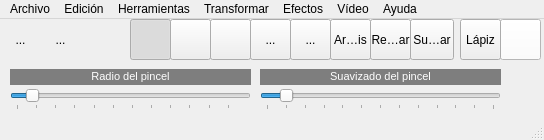
<?xml version="1.0" encoding="UTF-8"?>
<ui version="4.0">
 <class>MainWindow</class>
 <widget class="QMainWindow" name="MainWindow">
  <property name="geometry">
   <rect>
    <x>0</x>
    <y>0</y>
    <width>544</width>
    <height>140</height>
   </rect>
  </property>
  <property name="minimumSize">
   <size>
    <width>544</width>
    <height>140</height>
   </size>
  </property>
  <property name="maximumSize">
   <size>
    <width>544</width>
    <height>140</height>
   </size>
  </property>
  <property name="windowTitle">
   <string>QFotoPaint4</string>
  </property>
  <property name="windowIcon">
   <iconset resource="recursos.qrc">
    <normaloff>:/new/prefix1/imagenes/logo.gif</normaloff>:/new/prefix1/imagenes/logo.gif</iconset>
  </property>
  <widget class="QWidget" name="centralWidget">
   <widget class="QToolButton" name="toolButton">
    <property name="geometry">
     <rect>
      <x>40</x>
      <y>0</y>
      <width>41</width>
      <height>41</height>
     </rect>
    </property>
    <property name="text">
     <string>...</string>
    </property>
    <property name="icon">
     <iconset resource="recursos.qrc">
      <normaloff>:/new/prefix1/imagenes/abrir.png</normaloff>:/new/prefix1/imagenes/abrir.png</iconset>
    </property>
    <property name="iconSize">
     <size>
      <width>32</width>
      <height>32</height>
     </size>
    </property>
    <property name="autoRaise">
     <bool>true</bool>
    </property>
   </widget>
   <widget class="QToolButton" name="toolButton_2">
    <property name="geometry">
     <rect>
      <x>0</x>
      <y>0</y>
      <width>41</width>
      <height>41</height>
     </rect>
    </property>
    <property name="text">
     <string>...</string>
    </property>
    <property name="icon">
     <iconset resource="recursos.qrc">
      <normaloff>:/new/prefix1/imagenes/nuevo.png</normaloff>:/new/prefix1/imagenes/nuevo.png</iconset>
    </property>
    <property name="iconSize">
     <size>
      <width>32</width>
      <height>32</height>
     </size>
    </property>
    <property name="autoRaise">
     <bool>true</bool>
    </property>
   </widget>
   <widget class="QLabel" name="label">
    <property name="geometry">
     <rect>
      <x>10</x>
      <y>50</y>
      <width>241</width>
      <height>16</height>
     </rect>
    </property>
    <property name="styleSheet">
     <string notr="true">background-color: rgb(126, 126, 126);</string>
    </property>
    <property name="text">
     <string>&lt;!DOCTYPE HTML PUBLIC &quot;-//W3C//DTD HTML 4.0//EN&quot; &quot;http://www.w3.org/TR/REC-html40/strict.dtd&quot;&gt;
&lt;html&gt;&lt;head&gt;&lt;meta name=&quot;qrichtext&quot; content=&quot;1&quot; /&gt;&lt;style type=&quot;text/css&quot;&gt;
p, li { white-space: pre-wrap; }
&lt;/style&gt;&lt;/head&gt;&lt;body style=&quot; font-family:'MS Shell Dlg 2'; font-size:8.25pt; font-weight:400; font-style:normal;&quot;&gt;
&lt;p style=&quot; margin-top:0px; margin-bottom:0px; margin-left:0px; margin-right:0px; -qt-block-indent:0; text-indent:0px;&quot;&gt;&lt;span style=&quot; font-size:8pt; color:#ffffff;&quot;&gt;Radio del pincel&lt;/span&gt;&lt;/p&gt;&lt;/body&gt;&lt;/html&gt;</string>
    </property>
    <property name="alignment">
     <set>Qt::AlignCenter</set>
    </property>
    <property name="wordWrap">
     <bool>false</bool>
    </property>
   </widget>
   <widget class="QSlider" name="horizontalSlider">
    <property name="geometry">
     <rect>
      <x>10</x>
      <y>70</y>
      <width>241</width>
      <height>21</height>
     </rect>
    </property>
    <property name="minimum">
     <number>2</number>
    </property>
    <property name="maximum">
     <number>120</number>
    </property>
    <property name="value">
     <number>10</number>
    </property>
    <property name="orientation">
     <enum>Qt::Horizontal</enum>
    </property>
    <property name="tickPosition">
     <enum>QSlider::TicksBelow</enum>
    </property>
    <property name="tickInterval">
     <number>10</number>
    </property>
   </widget>
   <widget class="QLabel" name="label_2">
    <property name="geometry">
     <rect>
      <x>260</x>
      <y>50</y>
      <width>241</width>
      <height>16</height>
     </rect>
    </property>
    <property name="styleSheet">
     <string notr="true">background-color: rgb(126, 126, 126);</string>
    </property>
    <property name="text">
     <string>&lt;!DOCTYPE HTML PUBLIC &quot;-//W3C//DTD HTML 4.0//EN&quot; &quot;http://www.w3.org/TR/REC-html40/strict.dtd&quot;&gt;
&lt;html&gt;&lt;head&gt;&lt;meta name=&quot;qrichtext&quot; content=&quot;1&quot; /&gt;&lt;style type=&quot;text/css&quot;&gt;
p, li { white-space: pre-wrap; }
&lt;/style&gt;&lt;/head&gt;&lt;body style=&quot; font-family:'MS Shell Dlg 2'; font-size:8.25pt; font-weight:400; font-style:normal;&quot;&gt;
&lt;p style=&quot; margin-top:0px; margin-bottom:0px; margin-left:0px; margin-right:0px; -qt-block-indent:0; text-indent:0px;&quot;&gt;&lt;span style=&quot; font-size:8pt; color:#ffffff;&quot;&gt;Suavizado del pincel&lt;/span&gt;&lt;/p&gt;&lt;/body&gt;&lt;/html&gt;</string>
    </property>
    <property name="alignment">
     <set>Qt::AlignCenter</set>
    </property>
    <property name="wordWrap">
     <bool>false</bool>
    </property>
   </widget>
   <widget class="QSlider" name="horizontalSlider_2">
    <property name="geometry">
     <rect>
      <x>260</x>
      <y>70</y>
      <width>241</width>
      <height>21</height>
     </rect>
    </property>
    <property name="maximum">
     <number>120</number>
    </property>
    <property name="value">
     <number>10</number>
    </property>
    <property name="orientation">
     <enum>Qt::Horizontal</enum>
    </property>
    <property name="tickPosition">
     <enum>QSlider::TicksBelow</enum>
    </property>
    <property name="tickInterval">
     <number>10</number>
    </property>
   </widget>
   <widget class="QToolButton" name="toolButton_3">
    <property name="geometry">
     <rect>
      <x>80</x>
      <y>0</y>
      <width>41</width>
      <height>41</height>
     </rect>
    </property>
    <property name="text">
     <string/>
    </property>
    <property name="icon">
     <iconset resource="recursos.qrc">
      <normaloff>:/new/prefix1/imagenes/guardar.png</normaloff>:/new/prefix1/imagenes/guardar.png</iconset>
    </property>
    <property name="iconSize">
     <size>
      <width>32</width>
      <height>32</height>
     </size>
    </property>
    <property name="autoRaise">
     <bool>true</bool>
    </property>
   </widget>
   <widget class="QToolButton" name="toolButton_4">
    <property name="geometry">
     <rect>
      <x>130</x>
      <y>0</y>
      <width>41</width>
      <height>41</height>
     </rect>
    </property>
    <property name="text">
     <string/>
    </property>
    <property name="icon">
     <iconset resource="recursos.qrc">
      <normaloff>:/new/prefix1/imagenes/punto.png</normaloff>:/new/prefix1/imagenes/punto.png</iconset>
    </property>
    <property name="iconSize">
     <size>
      <width>32</width>
      <height>32</height>
     </size>
    </property>
    <property name="checkable">
     <bool>true</bool>
    </property>
    <property name="checked">
     <bool>true</bool>
    </property>
    <property name="autoExclusive">
     <bool>true</bool>
    </property>
   </widget>
   <widget class="QToolButton" name="toolButton_5">
    <property name="geometry">
     <rect>
      <x>170</x>
      <y>0</y>
      <width>41</width>
      <height>41</height>
     </rect>
    </property>
    <property name="text">
     <string/>
    </property>
    <property name="icon">
     <iconset resource="recursos.qrc">
      <normaloff>:/new/prefix1/imagenes/linea.png</normaloff>:/new/prefix1/imagenes/linea.png</iconset>
    </property>
    <property name="iconSize">
     <size>
      <width>32</width>
      <height>32</height>
     </size>
    </property>
    <property name="checkable">
     <bool>true</bool>
    </property>
    <property name="autoExclusive">
     <bool>true</bool>
    </property>
   </widget>
   <widget class="QToolButton" name="toolButton_6">
    <property name="geometry">
     <rect>
      <x>210</x>
      <y>0</y>
      <width>41</width>
      <height>41</height>
     </rect>
    </property>
    <property name="text">
     <string/>
    </property>
    <property name="icon">
     <iconset resource="recursos.qrc">
      <normaloff>:/new/prefix1/imagenes/seleccionar.png</normaloff>:/new/prefix1/imagenes/seleccionar.png</iconset>
    </property>
    <property name="iconSize">
     <size>
      <width>32</width>
      <height>32</height>
     </size>
    </property>
    <property name="checkable">
     <bool>true</bool>
    </property>
    <property name="autoExclusive">
     <bool>true</bool>
    </property>
   </widget>
   <widget class="QPushButton" name="pushButton">
    <property name="geometry">
     <rect>
      <x>500</x>
      <y>0</y>
      <width>41</width>
      <height>41</height>
     </rect>
    </property>
    <property name="styleSheet">
     <string notr="true">background-color: rgb(255, 255, 255);</string>
    </property>
    <property name="text">
     <string/>
    </property>
   </widget>
   <widget class="QToolButton" name="toolButton_7">
    <property name="geometry">
     <rect>
      <x>250</x>
      <y>0</y>
      <width>41</width>
      <height>41</height>
     </rect>
    </property>
    <property name="text">
     <string>...</string>
    </property>
    <property name="icon">
     <iconset resource="recursos.qrc">
      <normaloff>:/new/prefix1/imagenes/rectangulo.png</normaloff>:/new/prefix1/imagenes/rectangulo.png</iconset>
    </property>
    <property name="checkable">
     <bool>true</bool>
    </property>
    <property name="autoExclusive">
     <bool>true</bool>
    </property>
   </widget>
   <widget class="QToolButton" name="toolButton_8">
    <property name="geometry">
     <rect>
      <x>290</x>
      <y>0</y>
      <width>41</width>
      <height>41</height>
     </rect>
    </property>
    <property name="text">
     <string>...</string>
    </property>
    <property name="icon">
     <iconset resource="recursos.qrc">
      <normaloff>:/new/prefix1/imagenes/elipse.png</normaloff>:/new/prefix1/imagenes/elipse.png</iconset>
    </property>
    <property name="checkable">
     <bool>true</bool>
    </property>
    <property name="autoExclusive">
     <bool>true</bool>
    </property>
   </widget>
   <widget class="QToolButton" name="toolButton_9">
    <property name="geometry">
     <rect>
      <x>330</x>
      <y>0</y>
      <width>41</width>
      <height>41</height>
     </rect>
    </property>
    <property name="text">
     <string>Arcoiris</string>
    </property>
    <property name="checkable">
     <bool>true</bool>
    </property>
    <property name="autoExclusive">
     <bool>true</bool>
    </property>
   </widget>
   <widget class="QToolButton" name="toolButton_10">
    <property name="geometry">
     <rect>
      <x>370</x>
      <y>0</y>
      <width>41</width>
      <height>41</height>
     </rect>
    </property>
    <property name="text">
     <string>Rellenar</string>
    </property>
    <property name="checkable">
     <bool>true</bool>
    </property>
    <property name="autoExclusive">
     <bool>true</bool>
    </property>
   </widget>
   <widget class="QToolButton" name="toolButton_11">
    <property name="geometry">
     <rect>
      <x>410</x>
      <y>0</y>
      <width>44</width>
      <height>41</height>
     </rect>
    </property>
    <property name="text">
     <string>Suavizar</string>
    </property>
    <property name="checkable">
     <bool>true</bool>
    </property>
    <property name="autoExclusive">
     <bool>true</bool>
    </property>
   </widget>
   <widget class="QToolButton" name="toolButton_12">
    <property name="geometry">
     <rect>
      <x>460</x>
      <y>0</y>
      <width>41</width>
      <height>41</height>
     </rect>
    </property>
    <property name="text">
     <string>Lápiz</string>
    </property>
    <property name="checkable">
     <bool>true</bool>
    </property>
    <property name="autoExclusive">
     <bool>true</bool>
    </property>
   </widget>
  </widget>
  <widget class="QMenuBar" name="menuBar">
   <property name="geometry">
    <rect>
     <x>0</x>
     <y>0</y>
     <width>544</width>
     <height>21</height>
    </rect>
   </property>
   <widget class="QMenu" name="menuArchivo">
    <property name="title">
     <string>Archivo</string>
    </property>
    <addaction name="actionNueva_imagen"/>
    <addaction name="actionAbrir_imagen"/>
    <addaction name="actionNueva_desde_el_portapapeles"/>
    <addaction name="actionCapturar_de_c_mara"/>
    <addaction name="actionCapturar_de_v_deo"/>
    <addaction name="separator"/>
    <addaction name="actionGuardar"/>
    <addaction name="actionGuardar_como"/>
    <addaction name="separator"/>
    <addaction name="actionCerrar"/>
    <addaction name="actionSalir"/>
   </widget>
   <widget class="QMenu" name="menuEdici_n">
    <property name="title">
     <string>Edición</string>
    </property>
    <widget class="QMenu" name="menuOpciones">
     <property name="title">
      <string>Opciones</string>
     </property>
     <addaction name="actionColor_del_pincel"/>
     <addaction name="actionPreguntar_si_guardar"/>
    </widget>
    <widget class="QMenu" name="menuHistograma">
     <property name="title">
      <string>Histograma</string>
     </property>
     <addaction name="actionGris"/>
     <addaction name="separator"/>
     <addaction name="actionRojo"/>
     <addaction name="actionVerde"/>
     <addaction name="actionAzul"/>
    </widget>
    <widget class="QMenu" name="menuHistograma_2D">
     <property name="title">
      <string>Histograma 2D</string>
     </property>
     <addaction name="actionR_G"/>
     <addaction name="actionR_B"/>
     <addaction name="actionG_B"/>
    </widget>
    <addaction name="actionSeleccionar_todo"/>
    <addaction name="actionCopiar_a_nueva"/>
    <addaction name="actionDeshacer_acci_n"/>
    <addaction name="actionCopiar_al_portapapeles"/>
    <addaction name="actionVer_informaci_n"/>
    <addaction name="menuHistograma_2D"/>
    <addaction name="separator"/>
    <addaction name="menuOpciones"/>
    <addaction name="menuHistograma"/>
   </widget>
   <widget class="QMenu" name="menuHerramientas">
    <property name="title">
     <string>Herramientas</string>
    </property>
    <addaction name="actionPunto"/>
    <addaction name="actionLinea"/>
    <addaction name="actionSeleccionar"/>
    <addaction name="actionRect_ngulo"/>
    <addaction name="actionElipse"/>
    <addaction name="actionArco_iris"/>
    <addaction name="actionRellenar"/>
    <addaction name="actionSuavizar"/>
    <addaction name="actionTrazar"/>
   </widget>
   <widget class="QMenu" name="menuTransformar">
    <property name="title">
     <string>Transformar</string>
    </property>
    <widget class="QMenu" name="menuRotar">
     <property name="title">
      <string>Rotar</string>
     </property>
     <addaction name="actionRotar_90"/>
     <addaction name="actionRotar_180"/>
     <addaction name="actionRotar_91"/>
    </widget>
    <widget class="QMenu" name="menuTransformar_modelo_de_color">
     <property name="title">
      <string>Transformar modelo de color</string>
     </property>
     <addaction name="actionHLS"/>
     <addaction name="actionHSV"/>
     <addaction name="actionXYZ"/>
     <addaction name="actionYUV"/>
     <addaction name="actionLab"/>
     <addaction name="actionYCrCb"/>
    </widget>
    <widget class="QMenu" name="menuVer_histograma_ecualizado">
     <property name="title">
      <string>Ver histograma ecualizado</string>
     </property>
     <addaction name="actionConjunto"/>
     <addaction name="actionIndependiente_por_canales"/>
    </widget>
    <addaction name="actionBrillo_contraste"/>
    <addaction name="actionInvertir"/>
    <addaction name="menuRotar"/>
    <addaction name="actionMedia_ponderada"/>
    <addaction name="actionEscala_de_grises"/>
    <addaction name="actionAjuste_lineal_del_histograma"/>
    <addaction name="actionMatiz_saturacion_luminosidad"/>
    <addaction name="actionPerspectiva"/>
    <addaction name="actionConvertir_a_color_falso"/>
    <addaction name="menuTransformar_modelo_de_color"/>
    <addaction name="menuVer_histograma_ecualizado"/>
    <addaction name="actionRotar_imagen_y_reescalar"/>
    <addaction name="actionObtener_espectro"/>
   </widget>
   <widget class="QMenu" name="menuEfectos">
    <property name="title">
     <string>Efectos</string>
    </property>
    <widget class="QMenu" name="menuSuavizado">
     <property name="title">
      <string>Suavizado</string>
     </property>
     <addaction name="actionGausiano"/>
     <addaction name="actionMedia"/>
     <addaction name="actionMediana"/>
    </widget>
    <addaction name="menuSuavizado"/>
    <addaction name="actionBajorrelieve"/>
    <addaction name="actionPinchar_estirar"/>
    <addaction name="actionMorfolog_a"/>
    <addaction name="actionPerfilar"/>
    <addaction name="actionBuscar_patr_n"/>
    <addaction name="actionBalance_de_blancos"/>
   </widget>
   <widget class="QMenu" name="menuV_deo">
    <property name="title">
     <string>Vídeo</string>
    </property>
    <widget class="QMenu" name="menuImagen_a_v_deo">
     <property name="title">
      <string>Imagen a vídeo</string>
     </property>
     <addaction name="actionRotar_imagen"/>
    </widget>
    <widget class="QMenu" name="menuV_deo_a_imagen">
     <property name="title">
      <string>Vídeo a imagen</string>
     </property>
     <addaction name="actionImagen_media"/>
     <addaction name="actionMovimiento"/>
    </widget>
    <addaction name="menuImagen_a_v_deo"/>
    <addaction name="menuV_deo_a_imagen"/>
    <addaction name="actionV_deo_a_video"/>
    <addaction name="actionDetecci_n_de_caras"/>
   </widget>
   <widget class="QMenu" name="menuAyuda">
    <property name="title">
     <string>Ayuda</string>
    </property>
    <addaction name="actionAcerca_de"/>
   </widget>
   <addaction name="menuArchivo"/>
   <addaction name="menuEdici_n"/>
   <addaction name="menuHerramientas"/>
   <addaction name="menuTransformar"/>
   <addaction name="menuEfectos"/>
   <addaction name="menuV_deo"/>
   <addaction name="menuAyuda"/>
  </widget>
  <widget class="QStatusBar" name="statusBar"/>
  <action name="actionNueva_imagen">
   <property name="text">
    <string>Nueva imagen...</string>
   </property>
  </action>
  <action name="actionAbrir_imagen">
   <property name="text">
    <string>Abrir imagen...</string>
   </property>
  </action>
  <action name="actionGuardar">
   <property name="text">
    <string>Guardar</string>
   </property>
  </action>
  <action name="actionGuardar_como">
   <property name="text">
    <string>Guardar como...</string>
   </property>
  </action>
  <action name="actionCerrar">
   <property name="text">
    <string>Cerrar</string>
   </property>
  </action>
  <action name="actionSalir">
   <property name="text">
    <string>Salir</string>
   </property>
  </action>
  <action name="actionPunto">
   <property name="text">
    <string>Punto</string>
   </property>
  </action>
  <action name="actionLinea">
   <property name="text">
    <string>Línea</string>
   </property>
  </action>
  <action name="actionSeleccionar">
   <property name="text">
    <string>Seleccionar</string>
   </property>
  </action>
  <action name="actionSeleccionar_todo">
   <property name="text">
    <string>Seleccionar todo</string>
   </property>
  </action>
  <action name="actionColor_del_pincel">
   <property name="text">
    <string>Color del pincel...</string>
   </property>
  </action>
  <action name="actionPreguntar_si_guardar">
   <property name="checkable">
    <bool>true</bool>
   </property>
   <property name="checked">
    <bool>true</bool>
   </property>
   <property name="text">
    <string>Preguntar si guardar</string>
   </property>
  </action>
  <action name="actionBrillo_contraste">
   <property name="text">
    <string>Brillo/Contraste/Gama...</string>
   </property>
  </action>
  <action name="actionInvertir">
   <property name="text">
    <string>Invertir</string>
   </property>
  </action>
  <action name="actionRotar_90">
   <property name="text">
    <string>Rotar 90º</string>
   </property>
  </action>
  <action name="actionRotar_91">
   <property name="text">
    <string>Rotar 270º</string>
   </property>
  </action>
  <action name="actionMedia_ponderada">
   <property name="text">
    <string>Media ponderada...</string>
   </property>
  </action>
  <action name="actionRotar_180">
   <property name="text">
    <string>Rotar 180º</string>
   </property>
  </action>
  <action name="actionGausiano">
   <property name="text">
    <string>Gausiano...</string>
   </property>
  </action>
  <action name="actionMedia">
   <property name="text">
    <string>Media...</string>
   </property>
  </action>
  <action name="actionV_deo_a_video">
   <property name="text">
    <string>Vídeo a video</string>
   </property>
  </action>
  <action name="actionRotar_imagen">
   <property name="text">
    <string>Rotar imagen...</string>
   </property>
  </action>
  <action name="actionAcerca_de">
   <property name="text">
    <string>Acerca de...</string>
   </property>
  </action>
  <action name="actionImagen_media">
   <property name="text">
    <string>Imagen media...</string>
   </property>
  </action>
  <action name="actionRect_ngulo">
   <property name="text">
    <string>Rectángulo</string>
   </property>
  </action>
  <action name="actionMediana">
   <property name="text">
    <string>Mediana</string>
   </property>
  </action>
  <action name="actionElipse">
   <property name="text">
    <string>Elipse</string>
   </property>
  </action>
  <action name="actionCopiar_a_nueva">
   <property name="text">
    <string>Copiar a nueva</string>
   </property>
  </action>
  <action name="actionCapturar_de_c_mara">
   <property name="text">
    <string>Capturar de cámara...</string>
   </property>
  </action>
  <action name="actionArco_iris">
   <property name="text">
    <string>Arcoiris</string>
   </property>
  </action>
  <action name="actionGris">
   <property name="text">
    <string>Gris</string>
   </property>
  </action>
  <action name="actionRojo">
   <property name="text">
    <string>Rojo</string>
   </property>
  </action>
  <action name="actionVerde">
   <property name="text">
    <string>Verde</string>
   </property>
  </action>
  <action name="actionAzul">
   <property name="text">
    <string>Azul</string>
   </property>
  </action>
  <action name="actionEscala_de_grises">
   <property name="text">
    <string>Escala de color</string>
   </property>
  </action>
  <action name="actionAjuste_lineal_del_histograma">
   <property name="text">
    <string>Ajuste lineal del histograma...</string>
   </property>
  </action>
  <action name="actionCapturar_de_v_deo">
   <property name="text">
    <string>Capturar de vídeo...</string>
   </property>
  </action>
  <action name="actionBajorrelieve">
   <property name="text">
    <string>Bajorrelieve..</string>
   </property>
  </action>
  <action name="actionMatiz_saturacion_luminosidad">
   <property name="text">
    <string>Matiz/saturacion/luminosidad</string>
   </property>
  </action>
  <action name="actionMovimiento">
   <property name="text">
    <string>Movimiento..</string>
   </property>
  </action>
  <action name="actionNueva_desde_el_portapapeles">
   <property name="text">
    <string>Nueva desde el portapapeles</string>
   </property>
  </action>
  <action name="actionCopiar_al_portapapeles">
   <property name="text">
    <string>Copiar al portapapeles</string>
   </property>
  </action>
  <action name="actionDeshacer_acci_n">
   <property name="text">
    <string>Deshacer acción</string>
   </property>
  </action>
  <action name="actionPinchar_estirar">
   <property name="text">
    <string>Pinchar/estirar</string>
   </property>
  </action>
  <action name="actionPerspectiva">
   <property name="text">
    <string>Perspectiva...</string>
   </property>
  </action>
  <action name="actionVer_informaci_n">
   <property name="text">
    <string>Ver información</string>
   </property>
  </action>
  <action name="actionRellenar">
   <property name="text">
    <string>Rellenar</string>
   </property>
  </action>
  <action name="actionSuavizar">
   <property name="text">
    <string>Suavizar</string>
   </property>
  </action>
  <action name="actionTrazar">
   <property name="text">
    <string>Trazar</string>
   </property>
  </action>
  <action name="actionConvertir_a_color_falso">
   <property name="text">
    <string>Convertir a color falso</string>
   </property>
  </action>
  <action name="actionHLS">
   <property name="text">
    <string>HLS</string>
   </property>
  </action>
  <action name="actionHSV">
   <property name="text">
    <string>HSV</string>
   </property>
  </action>
  <action name="actionXYZ">
   <property name="text">
    <string>XYZ</string>
   </property>
  </action>
  <action name="actionYUV">
   <property name="text">
    <string>YUV</string>
   </property>
  </action>
  <action name="actionLab">
   <property name="text">
    <string>Lab</string>
   </property>
  </action>
  <action name="actionYCrCb">
   <property name="text">
    <string>YCrCb</string>
   </property>
  </action>
  <action name="actionMorfolog_a">
   <property name="text">
    <string>Morfología</string>
   </property>
  </action>
  <action name="actionConjunto">
   <property name="text">
    <string>Conjunto</string>
   </property>
  </action>
  <action name="actionIndependiente_por_canales">
   <property name="text">
    <string>Independiente por canales</string>
   </property>
  </action>
  <action name="actionRotar_imagen_y_reescalar">
   <property name="text">
    <string>Rotar imagen y reescalar</string>
   </property>
  </action>
  <action name="actionR_G">
   <property name="text">
    <string>R-G</string>
   </property>
  </action>
  <action name="actionR_B">
   <property name="text">
    <string>R-B</string>
   </property>
  </action>
  <action name="actionG_B">
   <property name="text">
    <string>G-B</string>
   </property>
  </action>
  <action name="actionObtener_espectro">
   <property name="text">
    <string>Obtener espectro</string>
   </property>
  </action>
  <action name="actionPerfilar">
   <property name="text">
    <string>Perfilar</string>
   </property>
  </action>
  <action name="actionBuscar_patr_n">
   <property name="text">
    <string>Buscar patrón</string>
   </property>
  </action>
  <action name="actionBalance_de_blancos">
   <property name="text">
    <string>Balance de blancos</string>
   </property>
  </action>
  <action name="actionDetecci_n_de_caras">
   <property name="text">
    <string>Detección de caras</string>
   </property>
  </action>
 </widget>
 <layoutdefault spacing="6" margin="11"/>
 <resources>
  <include location="recursos.qrc"/>
 </resources>
 <connections/>
</ui>
